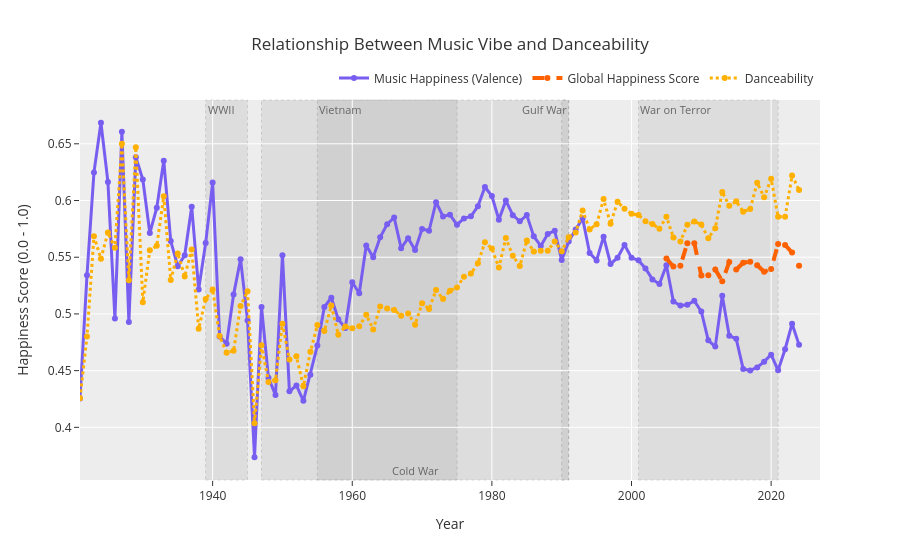
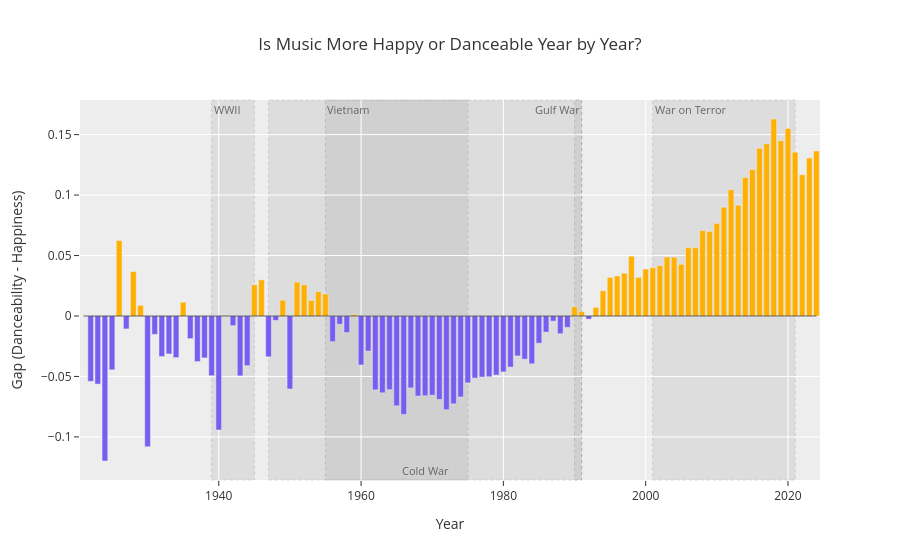

Source (notebook cell) for these figures, in order:
### Markdown cell above
## World Event Context Added

### Code cell
wars = [
    {'start': 1939, 'end': 1945, 'name': 'WWII', 'pos': 'top left'},
    {'start': 1947, 'end': 1991, 'name': 'Cold War', 'pos': 'bottom inside'},
    {'start': 1955, 'end': 1975, 'name': 'Vietnam', 'pos': 'top left'},
    {'start': 1990, 'end': 1991, 'name': 'Gulf War', 'pos': 'top right'},
    {'start': 2001, 'end': 2021, 'name': 'War on Terror', 'pos': 'top left'}
];

for graph in [happinessGraph, gapGraph]:
    for war in wars:
        graph.add_vrect(
            x0=war['start'], x1=war['end'],
            fillcolor="#888888", # Neutral gray to let the main data colors pop
            opacity=0.15, # Keeping it transparent so data is still visible
            layer="below", # Forces the shading behind the data lines	
            line_width=1,
            line_dash="dot",
            annotation_text=war['name'],
            annotation_position=war['pos'],
            annotation_font_size=11,
            annotation_font_color="#666666"
        );

# Re-render both updated graphs
happinessGraph.show();
gapGraph.show();

### Figure 1 — Plotly figure (JSON) as saved in the notebook; plotly's stock layout.template omitted (floating-point values rounded to 4 significant figures)
{"data": [{"line": {"color": "#785EF0", "width": 3}, "mode": "lines+markers", "name": "Music Happiness (Valence)", "x": [1921, 1922, 1923, 1924, 1925, 1926, 1927, 1928, 1929, 1930, 1931, 1932, 1933, 1934, 1935, 1936, 1937, 1938, 1939, 1940, 1941, 1942, 1943, 1944, 1945, 1946, 1947, 1948, 1949, 1950, 1951, 1952, 1953, 1954, 1955, 1956, 1957, 1958, 1959, 1960, 1961, 1962, 1963, 1964, 1965, 1966, 1967, 1968, 1969, 1970, 1971, 1972, 1973, 1974, 1975, 1976, 1977, 1978, 1979, 1980, 1981, 1982, 1983, 1984, 1985, 1986, 1987, 1988, 1989, 1990, 1991, 1992, 1993, 1994, 1995, 1996, 1997, 1998, 1999, 2000, 2001, 2002, 2003, 2004, 2005, 2006, 2007, 2008, 2009, 2010, 2011, 2012, 2013, 2014, 2015, 2016, 2017, 2018, 2019, 2020, 2021, 2022, 2023, 2024], "y": [0.4255, 0.5341, 0.6248, 0.6686, 0.6164, 0.496, 0.6607, 0.493, 0.6382, 0.6185, 0.5713, 0.5936, 0.6352, 0.5643, 0.542, 0.5517, 0.5946, 0.5216, 0.5625, 0.6159, 0.4801, 0.4738, 0.517, 0.5482, 0.4943, 0.3736, 0.5061, 0.4436, 0.4286, 0.5518, 0.4318, 0.4369, 0.4234, 0.4465, 0.4721, 0.5061, 0.5143, 0.4953, 0.4875, 0.5279, 0.5182, 0.5603, 0.5499, 0.5675, 0.5791, 0.585, 0.558, 0.5668, 0.5565, 0.5749, 0.5733, 0.5986, 0.5859, 0.5876, 0.5786, 0.5842, 0.5861, 0.5949, 0.612, 0.604, 0.5831, 0.5999, 0.5871, 0.5817, 0.5872, 0.5684, 0.56, 0.5705, 0.5733, 0.5475, 0.5638, 0.5744, 0.5842, 0.5536, 0.5472, 0.5682, 0.5441, 0.5495, 0.5609, 0.5495, 0.5474, 0.5401, 0.5304, 0.5263, 0.5429, 0.5109, 0.5074, 0.5081, 0.5116, 0.5022, 0.4767, 0.4712, 0.516, 0.4808, 0.478, 0.4514, 0.4501, 0.4528, 0.4579, 0.4641, 0.4503, 0.4689, 0.4914, 0.4727], "type": "scatter"}, {"line": {"color": "#FE6100", "dash": "dash", "width": 4}, "mode": "lines+markers", "name": "Global Happiness Score", "x": [2005, 2006, 2007, 2008, 2009, 2010, 2011, 2012, 2013, 2014, 2015, 2016, 2017, 2018, 2019, 2020, 2021, 2022, 2023, 2024], "y": [0.5489, 0.5418, 0.5425, 0.5623, 0.5622, 0.5338, 0.534, 0.5393, 0.5288, 0.5457, 0.5392, 0.5451, 0.5461, 0.5429, 0.5371, 0.5397, 0.5616, 0.5608, 0.5541, 0.5424], "type": "scatter"}, {"line": {"color": "#FFB000", "dash": "dot", "width": 3}, "mode": "lines+markers", "name": "Danceability", "x": [1921, 1922, 1923, 1924, 1925, 1926, 1927, 1928, 1929, 1930, 1931, 1932, 1933, 1934, 1935, 1936, 1937, 1938, 1939, 1940, 1941, 1942, 1943, 1944, 1945, 1946, 1947, 1948, 1949, 1950, 1951, 1952, 1953, 1954, 1955, 1956, 1957, 1958, 1959, 1960, 1961, 1962, 1963, 1964, 1965, 1966, 1967, 1968, 1969, 1970, 1971, 1972, 1973, 1974, 1975, 1976, 1977, 1978, 1979, 1980, 1981, 1982, 1983, 1984, 1985, 1986, 1987, 1988, 1989, 1990, 1991, 1992, 1993, 1994, 1995, 1996, 1997, 1998, 1999, 2000, 2001, 2002, 2003, 2004, 2005, 2006, 2007, 2008, 2009, 2010, 2011, 2012, 2013, 2014, 2015, 2016, 2017, 2018, 2019, 2020, 2021, 2022, 2023, 2024], "y": [0.4257, 0.48, 0.5685, 0.5487, 0.5719, 0.5583, 0.65, 0.5297, 0.647, 0.5104, 0.5561, 0.5601, 0.6038, 0.5298, 0.5534, 0.533, 0.5569, 0.487, 0.5131, 0.5216, 0.4804, 0.4658, 0.4675, 0.5071, 0.52, 0.4035, 0.4724, 0.4399, 0.4416, 0.4914, 0.4598, 0.4627, 0.4362, 0.4666, 0.4902, 0.4849, 0.5074, 0.4816, 0.4889, 0.4873, 0.4892, 0.4992, 0.4863, 0.5066, 0.5049, 0.5036, 0.4984, 0.5005, 0.4905, 0.5093, 0.5043, 0.521, 0.5132, 0.5205, 0.5233, 0.5328, 0.5356, 0.5446, 0.5631, 0.5577, 0.5408, 0.5669, 0.5514, 0.5422, 0.5647, 0.5551, 0.5557, 0.5558, 0.5639, 0.5552, 0.5675, 0.5718, 0.5913, 0.5745, 0.5791, 0.6013, 0.5794, 0.599, 0.5927, 0.5883, 0.5873, 0.5817, 0.5792, 0.575, 0.5857, 0.5674, 0.564, 0.5787, 0.5815, 0.5788, 0.5667, 0.5756, 0.6076, 0.5954, 0.5993, 0.5901, 0.5926, 0.6157, 0.6028, 0.6191, 0.5858, 0.5857, 0.6221, 0.6092], "type": "scatter"}], "layout": {"xaxis": {"title": {"text": "Year"}, "range": [1921, 2027]}, "title": {"text": "Relationship Between Music Vibe and Danceability"}, "yaxis": {"title": {"text": "Happiness Score (0.0 - 1.0)"}}, "hovermode": "x unified", "legend": {"orientation": "h", "yanchor": "bottom", "y": 1.02, "xanchor": "right", "x": 1}, "shapes": [{"fillcolor": "#888888", "layer": "below", "line": {"dash": "dot", "width": 1}, "opacity": 0.15, "type": "rect", "x0": 1939, "x1": 1945, "xref": "x", "y0": 0, "y1": 1, "yref": "y domain"}, {"fillcolor": "#888888", "layer": "below", "line": {"dash": "dot", "width": 1}, "opacity": 0.15, "type": "rect", "x0": 1947, "x1": 1991, "xref": "x", "y0": 0, "y1": 1, "yref": "y domain"}, {"fillcolor": "#888888", "layer": "below", "line": {"dash": "dot", "width": 1}, "opacity": 0.15, "type": "rect", "x0": 1955, "x1": 1975, "xref": "x", "y0": 0, "y1": 1, "yref": "y domain"}, {"fillcolor": "#888888", "layer": "below", "line": {"dash": "dot", "width": 1}, "opacity": 0.15, "type": "rect", "x0": 1990, "x1": 1991, "xref": "x", "y0": 0, "y1": 1, "yref": "y domain"}, {"fillcolor": "#888888", "layer": "below", "line": {"dash": "dot", "width": 1}, "opacity": 0.15, "type": "rect", "x0": 2001, "x1": 2021, "xref": "x", "y0": 0, "y1": 1, "yref": "y domain"}], "annotations": [{"font": {"color": "#666666", "size": 11}, "showarrow": false, "text": "WWII", "x": 1939, "xanchor": "left", "xref": "x", "y": 1, "yanchor": "top", "yref": "y domain"}, {"font": {"color": "#666666", "size": 11}, "showarrow": false, "text": "Cold War", "x": 1969.0, "xanchor": "center", "xref": "x", "y": 0, "yanchor": "bottom", "yref": "y domain"}, {"font": {"color": "#666666", "size": 11}, "showarrow": false, "text": "Vietnam", "x": 1955, "xanchor": "left", "xref": "x", "y": 1, "yanchor": "top", "yref": "y domain"}, {"font": {"color": "#666666", "size": 11}, "showarrow": false, "text": "Gulf War", "x": 1991, "xanchor": "right", "xref": "x", "y": 1, "yanchor": "top", "yref": "y domain"}, {"font": {"color": "#666666", "size": 11}, "showarrow": false, "text": "War on Terror", "x": 2001, "xanchor": "left", "xref": "x", "y": 1, "yanchor": "top", "yref": "y domain"}]}}

### Figure 2 — Plotly figure (JSON) as saved in the notebook; plotly's stock layout.template omitted (floating-point values rounded to 4 significant figures)
{"data": [{"marker": {"color": ["#FFB000", "#785EF0", "#785EF0", "#785EF0", "#785EF0", "#FFB000", "#785EF0", "#FFB000", "#FFB000", "#785EF0", "#785EF0", "#785EF0", "#785EF0", "#785EF0", "#FFB000", "#785EF0", "#785EF0", "#785EF0", "#785EF0", "#785EF0", "#FFB000", "#785EF0", "#785EF0", "#785EF0", "#FFB000", "#FFB000", "#785EF0", "#785EF0", "#FFB000", "#785EF0", "#FFB000", "#FFB000", "#FFB000", "#FFB000", "#FFB000", "#785EF0", "#785EF0", "#785EF0", "#FFB000", "#785EF0", "#785EF0", "#785EF0", "#785EF0", "#785EF0", "#785EF0", "#785EF0", "#785EF0", "#785EF0", "#785EF0", "#785EF0", "#785EF0", "#785EF0", "#785EF0", "#785EF0", "#785EF0", "#785EF0", "#785EF0", "#785EF0", "#785EF0", "#785EF0", "#785EF0", "#785EF0", "#785EF0", "#785EF0", "#785EF0", "#785EF0", "#785EF0", "#785EF0", "#785EF0", "#FFB000", "#FFB000", "#785EF0", "#FFB000", "#FFB000", "#FFB000", "#FFB000", "#FFB000", "#FFB000", "#FFB000", "#FFB000", "#FFB000", "#FFB000", "#FFB000", "#FFB000", "#FFB000", "#FFB000", "#FFB000", "#FFB000", "#FFB000", "#FFB000", "#FFB000", "#FFB000", "#FFB000", "#FFB000", "#FFB000", "#FFB000", "#FFB000", "#FFB000", "#FFB000", "#FFB000", "#FFB000", "#FFB000", "#FFB000", "#FFB000"]}, "name": "Danceability vs. Valence Gap", "x": [1921, 1922, 1923, 1924, 1925, 1926, 1927, 1928, 1929, 1930, 1931, 1932, 1933, 1934, 1935, 1936, 1937, 1938, 1939, 1940, 1941, 1942, 1943, 1944, 1945, 1946, 1947, 1948, 1949, 1950, 1951, 1952, 1953, 1954, 1955, 1956, 1957, 1958, 1959, 1960, 1961, 1962, 1963, 1964, 1965, 1966, 1967, 1968, 1969, 1970, 1971, 1972, 1973, 1974, 1975, 1976, 1977, 1978, 1979, 1980, 1981, 1982, 1983, 1984, 1985, 1986, 1987, 1988, 1989, 1990, 1991, 1992, 1993, 1994, 1995, 1996, 1997, 1998, 1999, 2000, 2001, 2002, 2003, 2004, 2005, 2006, 2007, 2008, 2009, 2010, 2011, 2012, 2013, 2014, 2015, 2016, 2017, 2018, 2019, 2020, 2021, 2022, 2023, 2024], "y": [0.0001664, -0.05406, -0.05633, -0.1199, -0.04454, 0.06233, -0.0107, 0.03674, 0.008797, -0.1081, -0.01522, -0.03355, -0.03139, -0.03442, 0.0114, -0.01871, -0.03768, -0.03465, -0.04938, -0.09427, 0.0003708, -0.007997, -0.04953, -0.04108, 0.02577, 0.02989, -0.03375, -0.003709, 0.01303, -0.0604, 0.028, 0.02577, 0.01288, 0.02018, 0.01811, -0.02125, -0.006825, -0.01373, 0.001352, -0.04054, -0.02901, -0.06109, -0.06357, -0.06096, -0.07429, -0.08143, -0.05952, -0.06629, -0.06596, -0.06551, -0.06905, -0.07757, -0.07267, -0.06701, -0.05536, -0.05138, -0.05048, -0.05028, -0.04884, -0.04626, -0.04225, -0.03305, -0.0357, -0.03954, -0.02252, -0.01334, -0.004266, -0.0147, -0.009403, 0.00768, 0.003668, -0.002613, 0.007092, 0.02089, 0.03187, 0.0331, 0.03534, 0.04945, 0.03185, 0.03879, 0.03996, 0.0417, 0.0488, 0.04867, 0.04275, 0.0565, 0.05654, 0.07063, 0.06997, 0.07661, 0.08999, 0.1044, 0.09163, 0.1145, 0.1212, 0.1388, 0.1425, 0.1629, 0.145, 0.1551, 0.1355, 0.1168, 0.1307, 0.1365], "type": "bar"}], "layout": {"title": {"text": "Is Music More Happy or Danceable Year by Year?"}, "xaxis": {"title": {"text": "Year"}}, "yaxis": {"title": {"text": "Gap (Danceability - Happiness)"}}, "shapes": [{"line": {"color": "black", "width": 2}, "type": "line", "x0": 1921, "x1": 2024, "y0": 0, "y1": 0}, {"fillcolor": "#888888", "layer": "below", "line": {"dash": "dot", "width": 1}, "opacity": 0.15, "type": "rect", "x0": 1939, "x1": 1945, "xref": "x", "y0": 0, "y1": 1, "yref": "y domain"}, {"fillcolor": "#888888", "layer": "below", "line": {"dash": "dot", "width": 1}, "opacity": 0.15, "type": "rect", "x0": 1947, "x1": 1991, "xref": "x", "y0": 0, "y1": 1, "yref": "y domain"}, {"fillcolor": "#888888", "layer": "below", "line": {"dash": "dot", "width": 1}, "opacity": 0.15, "type": "rect", "x0": 1955, "x1": 1975, "xref": "x", "y0": 0, "y1": 1, "yref": "y domain"}, {"fillcolor": "#888888", "layer": "below", "line": {"dash": "dot", "width": 1}, "opacity": 0.15, "type": "rect", "x0": 1990, "x1": 1991, "xref": "x", "y0": 0, "y1": 1, "yref": "y domain"}, {"fillcolor": "#888888", "layer": "below", "line": {"dash": "dot", "width": 1}, "opacity": 0.15, "type": "rect", "x0": 2001, "x1": 2021, "xref": "x", "y0": 0, "y1": 1, "yref": "y domain"}], "annotations": [{"font": {"color": "#666666", "size": 11}, "showarrow": false, "text": "WWII", "x": 1939, "xanchor": "left", "xref": "x", "y": 1, "yanchor": "top", "yref": "y domain"}, {"font": {"color": "#666666", "size": 11}, "showarrow": false, "text": "Cold War", "x": 1969.0, "xanchor": "center", "xref": "x", "y": 0, "yanchor": "bottom", "yref": "y domain"}, {"font": {"color": "#666666", "size": 11}, "showarrow": false, "text": "Vietnam", "x": 1955, "xanchor": "left", "xref": "x", "y": 1, "yanchor": "top", "yref": "y domain"}, {"font": {"color": "#666666", "size": 11}, "showarrow": false, "text": "Gulf War", "x": 1991, "xanchor": "right", "xref": "x", "y": 1, "yanchor": "top", "yref": "y domain"}, {"font": {"color": "#666666", "size": 11}, "showarrow": false, "text": "War on Terror", "x": 2001, "xanchor": "left", "xref": "x", "y": 1, "yanchor": "top", "yref": "y domain"}]}}
